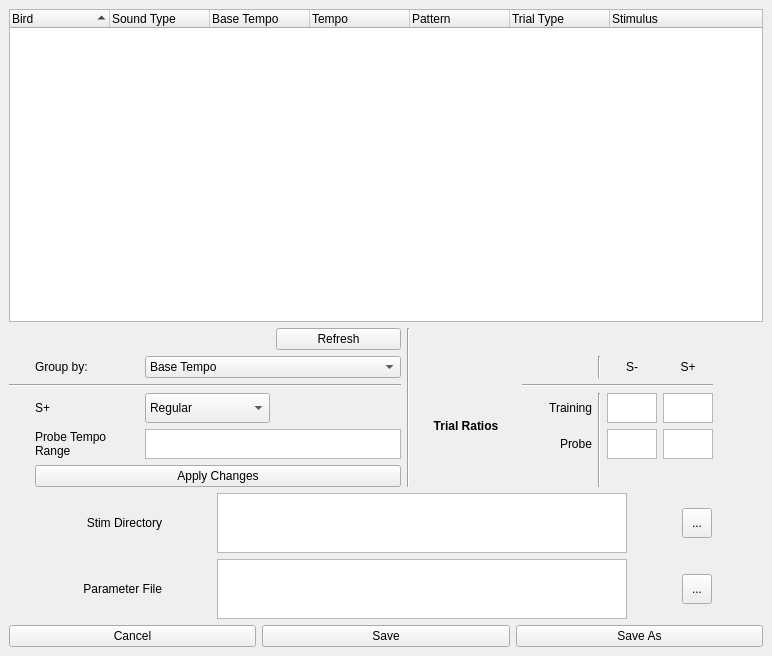
<?xml version="1.0" encoding="UTF-8"?>
<ui version="4.0">
 <class>jsonStim</class>
 <widget class="QMainWindow" name="jsonStim">
  <property name="geometry">
   <rect>
    <x>0</x>
    <y>0</y>
    <width>772</width>
    <height>656</height>
   </rect>
  </property>
  <property name="windowTitle">
   <string>Stimuli Selection</string>
  </property>
  <widget class="QWidget" name="centralwidget">
   <layout class="QGridLayout" name="gridLayout_3">
    <item row="5" column="0" colspan="2">
     <layout class="QGridLayout" name="trialRatio_grid">
      <property name="horizontalSpacing">
       <number>6</number>
      </property>
      <item row="1" column="1">
       <widget class="QLabel" name="label">
        <property name="text">
         <string>Group by:</string>
        </property>
       </widget>
      </item>
      <item row="3" column="8">
       <widget class="QPlainTextEdit" name="trainSMinus_Box">
        <property name="sizePolicy">
         <sizepolicy hsizetype="Fixed" vsizetype="Minimum">
          <horstretch>0</horstretch>
          <verstretch>0</verstretch>
         </sizepolicy>
        </property>
        <property name="minimumSize">
         <size>
          <width>0</width>
          <height>25</height>
         </size>
        </property>
        <property name="maximumSize">
         <size>
          <width>50</width>
          <height>30</height>
         </size>
        </property>
        <property name="verticalScrollBarPolicy">
         <enum>Qt::ScrollBarAlwaysOff</enum>
        </property>
        <property name="horizontalScrollBarPolicy">
         <enum>Qt::ScrollBarAlwaysOff</enum>
        </property>
        <property name="lineWrapMode">
         <enum>QPlainTextEdit::NoWrap</enum>
        </property>
       </widget>
      </item>
      <item row="4" column="9">
       <widget class="QPlainTextEdit" name="probeSPlus_Box">
        <property name="sizePolicy">
         <sizepolicy hsizetype="Fixed" vsizetype="Minimum">
          <horstretch>0</horstretch>
          <verstretch>0</verstretch>
         </sizepolicy>
        </property>
        <property name="minimumSize">
         <size>
          <width>0</width>
          <height>25</height>
         </size>
        </property>
        <property name="maximumSize">
         <size>
          <width>50</width>
          <height>30</height>
         </size>
        </property>
        <property name="verticalScrollBarPolicy">
         <enum>Qt::ScrollBarAlwaysOff</enum>
        </property>
        <property name="horizontalScrollBarPolicy">
         <enum>Qt::ScrollBarAlwaysOff</enum>
        </property>
        <property name="lineWrapMode">
         <enum>QPlainTextEdit::NoWrap</enum>
        </property>
       </widget>
      </item>
      <item row="4" column="0">
       <spacer name="horizontalSpacer_3">
        <property name="orientation">
         <enum>Qt::Horizontal</enum>
        </property>
        <property name="sizeType">
         <enum>QSizePolicy::Fixed</enum>
        </property>
        <property name="sizeHint" stdset="0">
         <size>
          <width>20</width>
          <height>20</height>
         </size>
        </property>
       </spacer>
      </item>
      <item row="4" column="10">
       <spacer name="horizontalSpacer">
        <property name="orientation">
         <enum>Qt::Horizontal</enum>
        </property>
        <property name="sizeType">
         <enum>QSizePolicy::Fixed</enum>
        </property>
        <property name="sizeHint" stdset="0">
         <size>
          <width>50</width>
          <height>20</height>
         </size>
        </property>
       </spacer>
      </item>
      <item row="4" column="1">
       <widget class="QLabel" name="probeTempoRange_Label">
        <property name="sizePolicy">
         <sizepolicy hsizetype="Fixed" vsizetype="Preferred">
          <horstretch>0</horstretch>
          <verstretch>0</verstretch>
         </sizepolicy>
        </property>
        <property name="maximumSize">
         <size>
          <width>120</width>
          <height>100</height>
         </size>
        </property>
        <property name="text">
         <string>Probe Tempo Range</string>
        </property>
        <property name="wordWrap">
         <bool>true</bool>
        </property>
       </widget>
      </item>
      <item row="3" column="5" rowspan="2">
       <widget class="QLabel" name="trialRatio_Label">
        <property name="sizePolicy">
         <sizepolicy hsizetype="Fixed" vsizetype="Expanding">
          <horstretch>0</horstretch>
          <verstretch>0</verstretch>
         </sizepolicy>
        </property>
        <property name="maximumSize">
         <size>
          <width>100</width>
          <height>200</height>
         </size>
        </property>
        <property name="text">
         <string>&lt;html&gt;&lt;head/&gt;&lt;body&gt;&lt;p align=&quot;center&quot;&gt;&lt;span style=&quot; font-weight:600;&quot;&gt;Trial Ratios&lt;/span&gt;&lt;/p&gt;&lt;/body&gt;&lt;/html&gt;</string>
        </property>
        <property name="wordWrap">
         <bool>true</bool>
        </property>
        <property name="textInteractionFlags">
         <set>Qt::NoTextInteraction</set>
        </property>
       </widget>
      </item>
      <item row="4" column="8">
       <widget class="QPlainTextEdit" name="probeSMinus_Box">
        <property name="sizePolicy">
         <sizepolicy hsizetype="Fixed" vsizetype="Minimum">
          <horstretch>0</horstretch>
          <verstretch>0</verstretch>
         </sizepolicy>
        </property>
        <property name="minimumSize">
         <size>
          <width>0</width>
          <height>25</height>
         </size>
        </property>
        <property name="maximumSize">
         <size>
          <width>50</width>
          <height>30</height>
         </size>
        </property>
        <property name="verticalScrollBarPolicy">
         <enum>Qt::ScrollBarAlwaysOff</enum>
        </property>
        <property name="horizontalScrollBarPolicy">
         <enum>Qt::ScrollBarAlwaysOff</enum>
        </property>
        <property name="lineWrapMode">
         <enum>QPlainTextEdit::NoWrap</enum>
        </property>
       </widget>
      </item>
      <item row="3" column="6">
       <widget class="QLabel" name="trainingRatio_Label">
        <property name="sizePolicy">
         <sizepolicy hsizetype="Preferred" vsizetype="Fixed">
          <horstretch>0</horstretch>
          <verstretch>0</verstretch>
         </sizepolicy>
        </property>
        <property name="maximumSize">
         <size>
          <width>70</width>
          <height>25</height>
         </size>
        </property>
        <property name="text">
         <string>Training</string>
        </property>
        <property name="alignment">
         <set>Qt::AlignRight|Qt::AlignTrailing|Qt::AlignVCenter</set>
        </property>
        <property name="buddy">
         <cstring>trainSMinus_Box</cstring>
        </property>
       </widget>
      </item>
      <item row="3" column="1">
       <widget class="QLabel" name="sPlusSelector_Label">
        <property name="text">
         <string>S+</string>
        </property>
        <property name="buddy">
         <cstring>sPlusSelector_Box</cstring>
        </property>
       </widget>
      </item>
      <item row="5" column="1" colspan="3">
       <widget class="QPushButton" name="trialTypeApply_Button">
        <property name="text">
         <string>Apply Changes</string>
        </property>
       </widget>
      </item>
      <item row="0" column="4" rowspan="6">
       <widget class="Line" name="line_3">
        <property name="orientation">
         <enum>Qt::Vertical</enum>
        </property>
       </widget>
      </item>
      <item row="4" column="2" colspan="2">
       <widget class="QPlainTextEdit" name="probeTempoRange_Box">
        <property name="sizePolicy">
         <sizepolicy hsizetype="Expanding" vsizetype="Minimum">
          <horstretch>0</horstretch>
          <verstretch>0</verstretch>
         </sizepolicy>
        </property>
        <property name="minimumSize">
         <size>
          <width>100</width>
          <height>30</height>
         </size>
        </property>
        <property name="maximumSize">
         <size>
          <width>500</width>
          <height>30</height>
         </size>
        </property>
        <property name="toolTip">
         <string>&lt;html&gt;&lt;head/&gt;&lt;body&gt;&lt;p&gt;Comma-separated ranges (e.g., 120-130, 90-100)&lt;/p&gt;&lt;/body&gt;&lt;/html&gt;</string>
        </property>
       </widget>
      </item>
      <item row="3" column="9">
       <widget class="QPlainTextEdit" name="trainSPlus_Box">
        <property name="sizePolicy">
         <sizepolicy hsizetype="Fixed" vsizetype="Minimum">
          <horstretch>0</horstretch>
          <verstretch>0</verstretch>
         </sizepolicy>
        </property>
        <property name="minimumSize">
         <size>
          <width>0</width>
          <height>25</height>
         </size>
        </property>
        <property name="maximumSize">
         <size>
          <width>50</width>
          <height>30</height>
         </size>
        </property>
        <property name="verticalScrollBarPolicy">
         <enum>Qt::ScrollBarAlwaysOff</enum>
        </property>
        <property name="horizontalScrollBarPolicy">
         <enum>Qt::ScrollBarAlwaysOff</enum>
        </property>
        <property name="lineWrapMode">
         <enum>QPlainTextEdit::NoWrap</enum>
        </property>
       </widget>
      </item>
      <item row="3" column="2">
       <widget class="QComboBox" name="sPlusSelector_Box">
        <property name="minimumSize">
         <size>
          <width>90</width>
          <height>0</height>
         </size>
        </property>
        <property name="maximumSize">
         <size>
          <width>150</width>
          <height>30</height>
         </size>
        </property>
        <item>
         <property name="text">
          <string>Regular</string>
         </property>
        </item>
        <item>
         <property name="text">
          <string>Irregular</string>
         </property>
        </item>
       </widget>
      </item>
      <item row="4" column="6">
       <widget class="QLabel" name="probeRatio_Label">
        <property name="sizePolicy">
         <sizepolicy hsizetype="Preferred" vsizetype="Fixed">
          <horstretch>0</horstretch>
          <verstretch>0</verstretch>
         </sizepolicy>
        </property>
        <property name="maximumSize">
         <size>
          <width>70</width>
          <height>25</height>
         </size>
        </property>
        <property name="text">
         <string>Probe</string>
        </property>
        <property name="alignment">
         <set>Qt::AlignRight|Qt::AlignTrailing|Qt::AlignVCenter</set>
        </property>
        <property name="buddy">
         <cstring>probeSMinus_Box</cstring>
        </property>
       </widget>
      </item>
      <item row="3" column="7" rowspan="3">
       <widget class="Line" name="line">
        <property name="orientation">
         <enum>Qt::Vertical</enum>
        </property>
       </widget>
      </item>
      <item row="2" column="6" colspan="4">
       <widget class="Line" name="line_2">
        <property name="minimumSize">
         <size>
          <width>0</width>
          <height>1</height>
         </size>
        </property>
        <property name="orientation">
         <enum>Qt::Horizontal</enum>
        </property>
       </widget>
      </item>
      <item row="2" column="0" colspan="4">
       <widget class="Line" name="line_5">
        <property name="orientation">
         <enum>Qt::Horizontal</enum>
        </property>
       </widget>
      </item>
      <item row="1" column="2" colspan="2">
       <widget class="QComboBox" name="comboBox">
        <item>
         <property name="text">
          <string>Base Tempo</string>
         </property>
        </item>
        <item>
         <property name="text">
          <string>Trial Type</string>
         </property>
        </item>
        <item>
         <property name="text">
          <string>Bird</string>
         </property>
        </item>
       </widget>
      </item>
      <item row="0" column="3">
       <widget class="QPushButton" name="refresh_Button">
        <property name="text">
         <string>Refresh</string>
        </property>
       </widget>
      </item>
      <item row="1" column="7">
       <widget class="Line" name="line_4">
        <property name="orientation">
         <enum>Qt::Vertical</enum>
        </property>
       </widget>
      </item>
      <item row="1" column="8">
       <widget class="QLabel" name="sMinusRatio_Label">
        <property name="sizePolicy">
         <sizepolicy hsizetype="Preferred" vsizetype="Fixed">
          <horstretch>0</horstretch>
          <verstretch>0</verstretch>
         </sizepolicy>
        </property>
        <property name="maximumSize">
         <size>
          <width>70</width>
          <height>25</height>
         </size>
        </property>
        <property name="text">
         <string>S-</string>
        </property>
        <property name="alignment">
         <set>Qt::AlignCenter</set>
        </property>
       </widget>
      </item>
      <item row="1" column="9">
       <widget class="QLabel" name="sPlusRatio_Label">
        <property name="sizePolicy">
         <sizepolicy hsizetype="Preferred" vsizetype="Fixed">
          <horstretch>0</horstretch>
          <verstretch>0</verstretch>
         </sizepolicy>
        </property>
        <property name="maximumSize">
         <size>
          <width>70</width>
          <height>25</height>
         </size>
        </property>
        <property name="text">
         <string>S+</string>
        </property>
        <property name="alignment">
         <set>Qt::AlignCenter</set>
        </property>
       </widget>
      </item>
     </layout>
    </item>
    <item row="6" column="0" colspan="2">
     <layout class="QGridLayout" name="gridLayout">
      <property name="spacing">
       <number>6</number>
      </property>
      <item row="0" column="2">
       <widget class="QToolButton" name="stimDir_Button">
        <property name="minimumSize">
         <size>
          <width>30</width>
          <height>30</height>
         </size>
        </property>
        <property name="text">
         <string>...</string>
        </property>
       </widget>
      </item>
      <item row="1" column="0">
       <widget class="QLabel" name="paramFile_Label">
        <property name="sizePolicy">
         <sizepolicy hsizetype="Fixed" vsizetype="Fixed">
          <horstretch>0</horstretch>
          <verstretch>0</verstretch>
         </sizepolicy>
        </property>
        <property name="minimumSize">
         <size>
          <width>101</width>
          <height>0</height>
         </size>
        </property>
        <property name="maximumSize">
         <size>
          <width>104</width>
          <height>30</height>
         </size>
        </property>
        <property name="text">
         <string>Parameter File</string>
        </property>
        <property name="alignment">
         <set>Qt::AlignRight|Qt::AlignTrailing|Qt::AlignVCenter</set>
        </property>
        <property name="buddy">
         <cstring>paramFile_Box</cstring>
        </property>
       </widget>
      </item>
      <item row="0" column="1">
       <widget class="QTextEdit" name="stimDir_Box">
        <property name="sizePolicy">
         <sizepolicy hsizetype="Fixed" vsizetype="Fixed">
          <horstretch>0</horstretch>
          <verstretch>0</verstretch>
         </sizepolicy>
        </property>
        <property name="minimumSize">
         <size>
          <width>400</width>
          <height>60</height>
         </size>
        </property>
        <property name="maximumSize">
         <size>
          <width>410</width>
          <height>60</height>
         </size>
        </property>
       </widget>
      </item>
      <item row="0" column="0">
       <widget class="QLabel" name="stimDir_Label">
        <property name="sizePolicy">
         <sizepolicy hsizetype="Fixed" vsizetype="Fixed">
          <horstretch>0</horstretch>
          <verstretch>0</verstretch>
         </sizepolicy>
        </property>
        <property name="minimumSize">
         <size>
          <width>101</width>
          <height>0</height>
         </size>
        </property>
        <property name="maximumSize">
         <size>
          <width>104</width>
          <height>30</height>
         </size>
        </property>
        <property name="text">
         <string>Stim Directory</string>
        </property>
        <property name="alignment">
         <set>Qt::AlignRight|Qt::AlignTrailing|Qt::AlignVCenter</set>
        </property>
        <property name="buddy">
         <cstring>stimDir_Box</cstring>
        </property>
       </widget>
      </item>
      <item row="1" column="1">
       <widget class="QTextEdit" name="paramFile_Box">
        <property name="sizePolicy">
         <sizepolicy hsizetype="Fixed" vsizetype="Fixed">
          <horstretch>0</horstretch>
          <verstretch>0</verstretch>
         </sizepolicy>
        </property>
        <property name="minimumSize">
         <size>
          <width>400</width>
          <height>60</height>
         </size>
        </property>
        <property name="maximumSize">
         <size>
          <width>410</width>
          <height>60</height>
         </size>
        </property>
       </widget>
      </item>
      <item row="1" column="2">
       <widget class="QToolButton" name="paramFile_Button">
        <property name="minimumSize">
         <size>
          <width>30</width>
          <height>30</height>
         </size>
        </property>
        <property name="maximumSize">
         <size>
          <width>30</width>
          <height>30</height>
         </size>
        </property>
        <property name="text">
         <string>...</string>
        </property>
       </widget>
      </item>
     </layout>
    </item>
    <item row="7" column="0" colspan="2">
     <layout class="QHBoxLayout" name="controlHorizLayout">
      <item>
       <widget class="QPushButton" name="cancelButton">
        <property name="maximumSize">
         <size>
          <width>16777215</width>
          <height>30</height>
         </size>
        </property>
        <property name="text">
         <string>Cancel</string>
        </property>
       </widget>
      </item>
      <item>
       <widget class="QPushButton" name="saveButton">
        <property name="maximumSize">
         <size>
          <width>16777215</width>
          <height>30</height>
         </size>
        </property>
        <property name="text">
         <string>Save</string>
        </property>
       </widget>
      </item>
      <item>
       <widget class="QPushButton" name="saveAs_Button">
        <property name="maximumSize">
         <size>
          <width>16777215</width>
          <height>30</height>
         </size>
        </property>
        <property name="text">
         <string>Save As</string>
        </property>
       </widget>
      </item>
     </layout>
    </item>
    <item row="0" column="0" colspan="2">
     <widget class="QTreeWidget" name="treeWidget">
      <property name="tabKeyNavigation">
       <bool>true</bool>
      </property>
      <property name="dragDropMode">
       <enum>QAbstractItemView::InternalMove</enum>
      </property>
      <property name="alternatingRowColors">
       <bool>true</bool>
      </property>
      <property name="selectionMode">
       <enum>QAbstractItemView::ExtendedSelection</enum>
      </property>
      <property name="sortingEnabled">
       <bool>true</bool>
      </property>
      <property name="allColumnsShowFocus">
       <bool>true</bool>
      </property>
      <property name="headerHidden">
       <bool>false</bool>
      </property>
      <attribute name="headerCascadingSectionResizes">
       <bool>true</bool>
      </attribute>
      <attribute name="headerShowSortIndicator" stdset="0">
       <bool>true</bool>
      </attribute>
      <attribute name="headerStretchLastSection">
       <bool>true</bool>
      </attribute>
      <column>
       <property name="text">
        <string>Bird</string>
       </property>
      </column>
      <column>
       <property name="text">
        <string>Sound Type</string>
       </property>
      </column>
      <column>
       <property name="text">
        <string>Base Tempo</string>
       </property>
      </column>
      <column>
       <property name="text">
        <string>Tempo</string>
       </property>
      </column>
      <column>
       <property name="text">
        <string>Pattern</string>
       </property>
      </column>
      <column>
       <property name="text">
        <string>Trial Type</string>
       </property>
      </column>
      <column>
       <property name="text">
        <string>Stimulus</string>
       </property>
      </column>
      <layout class="QGridLayout" name="gridLayout_2"/>
     </widget>
    </item>
   </layout>
   <zorder></zorder>
   <zorder>treeWidget</zorder>
   <zorder></zorder>
  </widget>
 </widget>
 <tabstops>
  <tabstop>stimDir_Button</tabstop>
  <tabstop>cancelButton</tabstop>
  <tabstop>saveButton</tabstop>
 </tabstops>
 <resources/>
 <connections/>
</ui>
